Frame 1 (no input): blank canvas, image omitted
Frame 60 (no input): blank canvas, image omitted
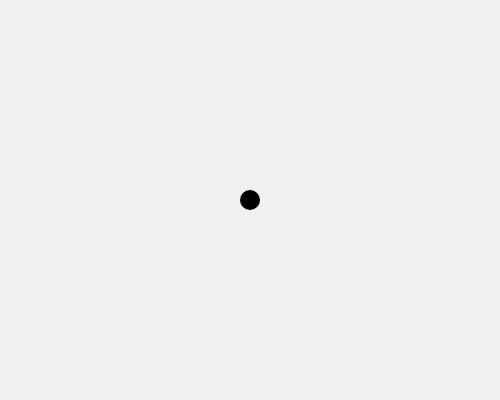
Frame 120 (the mouse pressed at the canvas centre since frame 60)

The p5.js sketch whose frames 1 and 60 were blank and that drew this single picture after the mouse press (run headless with seeded random() and noise() and a simulated clock; from frame 60 on, the mouse is pressed at the canvas centre):

// p5.js sketch
// ── sketch.js
let points = [];   

function setup() {
  createCanvas(500, 400);
}

function draw() {
  background(240);

  drawShapes();
}


function drawShapes() {
  fill(0);
  noStroke();
  for (let p of points) {
    circle(p.x, p.y, 20);
  }
}


function mousePressed() {
  points.push({ x: mouseX, y: mouseY });
}


function keyPressed() {
  if (key === 'z' || key === 'Z') {
    points.pop(); 
  }
}
